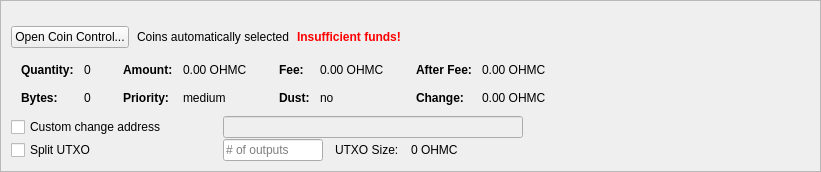
         <widget class="QFrame" name="frameCoinControl">
          <property name="sizePolicy">
           <sizepolicy hsizetype="Expanding" vsizetype="Expanding">
            <horstretch>0</horstretch>
            <verstretch>0</verstretch>
           </sizepolicy>
          </property>
          <property name="maximumSize">
           <size>
            <width>16777215</width>
            <height>16777215</height>
           </size>
          </property>
          <property name="frameShape">
           <enum>QFrame::StyledPanel</enum>
          </property>
          <property name="frameShadow">
           <enum>QFrame::Sunken</enum>
          </property>
          <layout class="QVBoxLayout" name="verticalLayoutCoinControl2">
           <property name="spacing">
            <number>0</number>
           </property>
           <property name="leftMargin">
            <number>0</number>
           </property>
           <property name="topMargin">
            <number>0</number>
           </property>
           <property name="rightMargin">
            <number>0</number>
           </property>
           <property name="bottomMargin">
            <number>0</number>
           </property>
           <item>
            <widget class="QFrame" name="frameCoinControl_BG">
             <layout class="QVBoxLayout" name="verticalLayoutCoinControl" stretch="0,0,0,0,0,0">
              <property name="spacing">
               <number>1</number>
              </property>
              <property name="leftMargin">
               <number>10</number>
              </property>
              <property name="topMargin">
               <number>10</number>
              </property>
              <item>
               <layout class="QHBoxLayout" name="horizontalLayoutCoinControl1">
                <property name="bottomMargin">
                 <number>15</number>
                </property>
                <item>
                 <layout class="QVBoxLayout" name="verticalLayout_3">
                  <property name="spacing">
                   <number>6</number>
                  </property>
                 </layout>
                </item>
               </layout>
              </item>
              <item>
               <layout class="QHBoxLayout" name="horizontalLayoutCoinControl2" stretch="0,0,0,0">
                <property name="spacing">
                 <number>8</number>
                </property>
                <property name="bottomMargin">
                 <number>10</number>
                </property>
                <item>
                 <widget class="QPushButton" name="pushButtonCoinControl">
                  <property name="sizePolicy">
                   <sizepolicy hsizetype="Minimum" vsizetype="Fixed">
                    <horstretch>0</horstretch>
                    <verstretch>0</verstretch>
                   </sizepolicy>
                  </property>
                  <property name="styleSheet">
                   <string notr="true"/>
                  </property>
                  <property name="text">
                   <string>Open Coin Control...</string>
                  </property>
                  <property name="autoDefault">
                   <bool>false</bool>
                  </property>
                 </widget>
                </item>
                <item>
                 <widget class="QLabel" name="labelCoinControlAutomaticallySelected">
                  <property name="text">
                   <string>Coins automatically selected</string>
                  </property>
                  <property name="margin">
                   <number>5</number>
                  </property>
                 </widget>
                </item>
                <item>
                 <widget class="QLabel" name="labelCoinControlInsuffFunds">
                  <property name="font">
                   <font>
                    <weight>75</weight>
                    <bold>true</bold>
                   </font>
                  </property>
                  <property name="styleSheet">
                   <string notr="true">color:red;font-weight:bold;</string>
                  </property>
                  <property name="text">
                   <string>Insufficient funds!</string>
                  </property>
                  <property name="margin">
                   <number>5</number>
                  </property>
                 </widget>
                </item>
                <item>
                 <spacer name="horizontalSpacerCoinControl">
                  <property name="orientation">
                   <enum>Qt::Horizontal</enum>
                  </property>
                  <property name="sizeHint" stdset="0">
                   <size>
                    <width>40</width>
                    <height>1</height>
                   </size>
                  </property>
                 </spacer>
                </item>
               </layout>
              </item>
              <item>
               <widget class="QWidget" name="widgetCoinControl" native="true">
                <property name="sizePolicy">
                 <sizepolicy hsizetype="Preferred" vsizetype="Preferred">
                  <horstretch>0</horstretch>
                  <verstretch>0</verstretch>
                 </sizepolicy>
                </property>
                <property name="minimumSize">
                 <size>
                  <width>0</width>
                  <height>0</height>
                 </size>
                </property>
                <property name="styleSheet">
                 <string notr="true"/>
                </property>
                <layout class="QHBoxLayout" name="horizontalLayoutCoinControl5">
                 <property name="leftMargin">
                  <number>0</number>
                 </property>
                 <property name="topMargin">
                  <number>0</number>
                 </property>
                 <property name="rightMargin">
                  <number>0</number>
                 </property>
                 <property name="bottomMargin">
                  <number>0</number>
                 </property>
                 <item>
                  <layout class="QHBoxLayout" name="horizontalLayoutCoinControl3" stretch="0,0,0,1">
                   <property name="spacing">
                    <number>20</number>
                   </property>
                   <property name="topMargin">
                    <number>0</number>
                   </property>
                   <property name="bottomMargin">
                    <number>10</number>
                   </property>
                   <item>
                    <layout class="QFormLayout" name="formLayoutCoinControl1">
                     <property name="horizontalSpacing">
                      <number>10</number>
                     </property>
                     <property name="verticalSpacing">
                      <number>14</number>
                     </property>
                     <property name="leftMargin">
                      <number>10</number>
                     </property>
                     <property name="topMargin">
                      <number>4</number>
                     </property>
                     <property name="rightMargin">
                      <number>6</number>
                     </property>
                     <item row="0" column="0">
                      <widget class="QLabel" name="labelCoinControlQuantityText">
                       <property name="font">
                        <font>
                         <weight>75</weight>
                         <bold>true</bold>
                        </font>
                       </property>
                       <property name="text">
                        <string>Quantity:</string>
                       </property>
                       <property name="margin">
                        <number>0</number>
                       </property>
                      </widget>
                     </item>
                     <item row="0" column="1">
                      <widget class="QLabel" name="labelCoinControlQuantity">
                       <property name="cursor">
                        <cursorShape>IBeamCursor</cursorShape>
                       </property>
                       <property name="contextMenuPolicy">
                        <enum>Qt::ActionsContextMenu</enum>
                       </property>
                       <property name="text">
                        <string notr="true">0</string>
                       </property>
                       <property name="margin">
                        <number>0</number>
                       </property>
                       <property name="textInteractionFlags">
                        <set>Qt::LinksAccessibleByMouse|Qt::TextSelectableByKeyboard|Qt::TextSelectableByMouse</set>
                       </property>
                      </widget>
                     </item>
                     <item row="1" column="0">
                      <widget class="QLabel" name="labelCoinControlBytesText">
                       <property name="font">
                        <font>
                         <weight>75</weight>
                         <bold>true</bold>
                        </font>
                       </property>
                       <property name="text">
                        <string>Bytes:</string>
                       </property>
                      </widget>
                     </item>
                     <item row="1" column="1">
                      <widget class="QLabel" name="labelCoinControlBytes">
                       <property name="cursor">
                        <cursorShape>IBeamCursor</cursorShape>
                       </property>
                       <property name="contextMenuPolicy">
                        <enum>Qt::ActionsContextMenu</enum>
                       </property>
                       <property name="text">
                        <string notr="true">0</string>
                       </property>
                       <property name="textInteractionFlags">
                        <set>Qt::LinksAccessibleByMouse|Qt::TextSelectableByKeyboard|Qt::TextSelectableByMouse</set>
                       </property>
                      </widget>
                     </item>
                    </layout>
                   </item>
                   <item>
                    <layout class="QFormLayout" name="formLayoutCoinControl2">
                     <property name="horizontalSpacing">
                      <number>10</number>
                     </property>
                     <property name="verticalSpacing">
                      <number>14</number>
                     </property>
                     <property name="leftMargin">
                      <number>6</number>
                     </property>
                     <property name="topMargin">
                      <number>4</number>
                     </property>
                     <property name="rightMargin">
                      <number>6</number>
                     </property>
                     <item row="0" column="0">
                      <widget class="QLabel" name="labelCoinControlAmountText">
                       <property name="font">
                        <font>
                         <weight>75</weight>
                         <bold>true</bold>
                        </font>
                       </property>
                       <property name="text">
                        <string>Amount:</string>
                       </property>
                       <property name="margin">
                        <number>0</number>
                       </property>
                      </widget>
                     </item>
                     <item row="0" column="1">
                      <widget class="QLabel" name="labelCoinControlAmount">
                       <property name="cursor">
                        <cursorShape>IBeamCursor</cursorShape>
                       </property>
                       <property name="contextMenuPolicy">
                        <enum>Qt::ActionsContextMenu</enum>
                       </property>
                       <property name="text">
                        <string notr="true">0.00 OHMC</string>
                       </property>
                       <property name="textInteractionFlags">
                        <set>Qt::LinksAccessibleByMouse|Qt::TextSelectableByKeyboard|Qt::TextSelectableByMouse</set>
                       </property>
                      </widget>
                     </item>
                     <item row="1" column="0">
                      <widget class="QLabel" name="labelCoinControlPriorityText">
                       <property name="font">
                        <font>
                         <weight>75</weight>
                         <bold>true</bold>
                        </font>
                       </property>
                       <property name="text">
                        <string>Priority:</string>
                       </property>
                      </widget>
                     </item>
                     <item row="1" column="1">
                      <widget class="QLabel" name="labelCoinControlPriority">
                       <property name="cursor">
                        <cursorShape>IBeamCursor</cursorShape>
                       </property>
                       <property name="contextMenuPolicy">
                        <enum>Qt::ActionsContextMenu</enum>
                       </property>
                       <property name="text">
                        <string>medium</string>
                       </property>
                       <property name="textInteractionFlags">
                        <set>Qt::LinksAccessibleByMouse|Qt::TextSelectableByKeyboard|Qt::TextSelectableByMouse</set>
                       </property>
                      </widget>
                     </item>
                    </layout>
                   </item>
                   <item>
                    <layout class="QFormLayout" name="formLayoutCoinControl3">
                     <property name="horizontalSpacing">
                      <number>10</number>
                     </property>
                     <property name="verticalSpacing">
                      <number>14</number>
                     </property>
                     <property name="leftMargin">
                      <number>6</number>
                     </property>
                     <property name="topMargin">
                      <number>4</number>
                     </property>
                     <property name="rightMargin">
                      <number>6</number>
                     </property>
                     <item row="0" column="0">
                      <widget class="QLabel" name="labelCoinControlFeeText">
                       <property name="font">
                        <font>
                         <weight>75</weight>
                         <bold>true</bold>
                        </font>
                       </property>
                       <property name="text">
                        <string>Fee:</string>
                       </property>
                       <property name="margin">
                        <number>0</number>
                       </property>
                      </widget>
                     </item>
                     <item row="0" column="1">
                      <widget class="QLabel" name="labelCoinControlFee">
                       <property name="cursor">
                        <cursorShape>IBeamCursor</cursorShape>
                       </property>
                       <property name="contextMenuPolicy">
                        <enum>Qt::ActionsContextMenu</enum>
                       </property>
                       <property name="text">
                        <string notr="true">0.00 OHMC</string>
                       </property>
                       <property name="textInteractionFlags">
                        <set>Qt::LinksAccessibleByMouse|Qt::TextSelectableByKeyboard|Qt::TextSelectableByMouse</set>
                       </property>
                      </widget>
                     </item>
                     <item row="1" column="0">
                      <widget class="QLabel" name="labelCoinControlLowOutputText">
                       <property name="font">
                        <font>
                         <weight>75</weight>
                         <bold>true</bold>
                        </font>
                       </property>
                       <property name="text">
                        <string>Dust:</string>
                       </property>
                      </widget>
                     </item>
                     <item row="1" column="1">
                      <widget class="QLabel" name="labelCoinControlLowOutput">
                       <property name="cursor">
                        <cursorShape>IBeamCursor</cursorShape>
                       </property>
                       <property name="contextMenuPolicy">
                        <enum>Qt::ActionsContextMenu</enum>
                       </property>
                       <property name="text">
                        <string>no</string>
                       </property>
                       <property name="textInteractionFlags">
                        <set>Qt::LinksAccessibleByMouse|Qt::TextSelectableByKeyboard|Qt::TextSelectableByMouse</set>
                       </property>
                      </widget>
                     </item>
                    </layout>
                   </item>
                   <item>
                    <layout class="QFormLayout" name="formLayoutCoinControl4">
                     <property name="horizontalSpacing">
                      <number>10</number>
                     </property>
                     <property name="verticalSpacing">
                      <number>14</number>
                     </property>
                     <property name="leftMargin">
                      <number>6</number>
                     </property>
                     <property name="topMargin">
                      <number>4</number>
                     </property>
                     <property name="rightMargin">
                      <number>6</number>
                     </property>
                     <item row="0" column="0">
                      <widget class="QLabel" name="labelCoinControlAfterFeeText">
                       <property name="font">
                        <font>
                         <weight>75</weight>
                         <bold>true</bold>
                        </font>
                       </property>
                       <property name="text">
                        <string>After Fee:</string>
                       </property>
                       <property name="margin">
                        <number>0</number>
                       </property>
                      </widget>
                     </item>
                     <item row="0" column="1">
                      <widget class="QLabel" name="labelCoinControlAfterFee">
                       <property name="cursor">
                        <cursorShape>IBeamCursor</cursorShape>
                       </property>
                       <property name="contextMenuPolicy">
                        <enum>Qt::ActionsContextMenu</enum>
                       </property>
                       <property name="text">
                        <string notr="true">0.00 OHMC</string>
                       </property>
                       <property name="textInteractionFlags">
                        <set>Qt::LinksAccessibleByMouse|Qt::TextSelectableByKeyboard|Qt::TextSelectableByMouse</set>
                       </property>
                      </widget>
                     </item>
                     <item row="1" column="0">
                      <widget class="QLabel" name="labelCoinControlChangeText">
                       <property name="font">
                        <font>
                         <weight>75</weight>
                         <bold>true</bold>
                        </font>
                       </property>
                       <property name="text">
                        <string>Change:</string>
                       </property>
                      </widget>
                     </item>
                     <item row="1" column="1">
                      <widget class="QLabel" name="labelCoinControlChange">
                       <property name="cursor">
                        <cursorShape>IBeamCursor</cursorShape>
                       </property>
                       <property name="contextMenuPolicy">
                        <enum>Qt::ActionsContextMenu</enum>
                       </property>
                       <property name="text">
                        <string notr="true">0.00 OHMC</string>
                       </property>
                       <property name="textInteractionFlags">
                        <set>Qt::LinksAccessibleByMouse|Qt::TextSelectableByKeyboard|Qt::TextSelectableByMouse</set>
                       </property>
                      </widget>
                     </item>
                    </layout>
                   </item>
                  </layout>
                 </item>
                </layout>
               </widget>
              </item>
              <item>
               <layout class="QHBoxLayout" name="horizontalLayoutCoinControl4">
                <property name="spacing">
                 <number>12</number>
                </property>
                <property name="sizeConstraint">
                 <enum>QLayout::SetDefaultConstraint</enum>
                </property>
                <property name="topMargin">
                 <number>0</number>
                </property>
                <property name="rightMargin">
                 <number>0</number>
                </property>
                <item>
                 <widget class="QCheckBox" name="checkBoxCoinControlChange">
                  <property name="sizePolicy">
                   <sizepolicy hsizetype="Preferred" vsizetype="Preferred">
                    <horstretch>0</horstretch>
                    <verstretch>0</verstretch>
                   </sizepolicy>
                  </property>
                  <property name="minimumSize">
                   <size>
                    <width>200</width>
                    <height>0</height>
                   </size>
                  </property>
                  <property name="maximumSize">
                   <size>
                    <width>200</width>
                    <height>16777215</height>
                   </size>
                  </property>
                  <property name="toolTip">
                   <string>If this is activated, but the change address is empty or invalid, change will be sent to a newly generated address.</string>
                  </property>
                  <property name="text">
                   <string>Custom change address</string>
                  </property>
                 </widget>
                </item>
                <item>
                 <widget class="QValidatedLineEdit" name="lineEditCoinControlChange">
                  <property name="enabled">
                   <bool>false</bool>
                  </property>
                  <property name="sizePolicy">
                   <sizepolicy hsizetype="Preferred" vsizetype="Preferred">
                    <horstretch>0</horstretch>
                    <verstretch>0</verstretch>
                   </sizepolicy>
                  </property>
                  <property name="minimumSize">
                   <size>
                    <width>300</width>
                    <height>0</height>
                   </size>
                  </property>
                 </widget>
                </item>
                <item>
                 <widget class="QLabel" name="labelCoinControlChangeLabel">
                  <property name="sizePolicy">
                   <sizepolicy hsizetype="Preferred" vsizetype="Preferred">
                    <horstretch>0</horstretch>
                    <verstretch>0</verstretch>
                   </sizepolicy>
                  </property>
                  <property name="minimumSize">
                   <size>
                    <width>100</width>
                    <height>0</height>
                   </size>
                  </property>
                  <property name="text">
                   <string/>
                  </property>
                  <property name="margin">
                   <number>3</number>
                  </property>
                 </widget>
                </item>
               </layout>
              </item>
              <item>
               <layout class="QHBoxLayout" name="horizontalLayoutCoinControl6">
                <property name="spacing">
                 <number>12</number>
                </property>
                <property name="rightMargin">
                 <number>0</number>
                </property>
                <item>
                 <widget class="QCheckBox" name="splitBlockCheckBox">
                  <property name="sizePolicy">
                   <sizepolicy hsizetype="Preferred" vsizetype="Preferred">
                    <horstretch>0</horstretch>
                    <verstretch>0</verstretch>
                   </sizepolicy>
                  </property>
                  <property name="minimumSize">
                   <size>
                    <width>200</width>
                    <height>0</height>
                   </size>
                  </property>
                  <property name="maximumSize">
                   <size>
                    <width>200</width>
                    <height>16777215</height>
                   </size>
                  </property>
                  <property name="text">
                   <string>Split UTXO</string>
                  </property>
                 </widget>
                </item>
                <item>
                 <widget class="QLineEdit" name="splitBlockLineEdit">
                  <property name="sizePolicy">
                   <sizepolicy hsizetype="Preferred" vsizetype="Preferred">
                    <horstretch>50</horstretch>
                    <verstretch>0</verstretch>
                   </sizepolicy>
                  </property>
                  <property name="minimumSize">
                   <size>
                    <width>100</width>
                    <height>0</height>
                   </size>
                  </property>
                  <property name="maximumSize">
                   <size>
                    <width>100</width>
                    <height>16777215</height>
                   </size>
                  </property>
                  <property name="placeholderText">
                   <string># of outputs</string>
                  </property>
                 </widget>
                </item>
                <item>
                 <widget class="QLabel" name="labelBlockSizeText">
                  <property name="text">
                   <string>UTXO Size:</string>
                  </property>
                 </widget>
                </item>
                <item>
                 <widget class="QLabel" name="labelBlockSize">
                  <property name="text">
                   <string>0 OHMC</string>
                  </property>
                 </widget>
                </item>
                <item>
                 <spacer name="horizontalSpacer_7">
                  <property name="orientation">
                   <enum>Qt::Horizontal</enum>
                  </property>
                  <property name="sizeHint" stdset="0">
                   <size>
                    <width>40</width>
                    <height>20</height>
                   </size>
                  </property>
                 </spacer>
                </item>
               </layout>
              </item>
              <item>
               <spacer name="verticalSpacerCoinControl">
                <property name="orientation">
                 <enum>Qt::Vertical</enum>
                </property>
                <property name="sizeHint" stdset="0">
                 <size>
                  <width>800</width>
                  <height>1</height>
                 </size>
                </property>
               </spacer>
              </item>
             </layout>
            </widget>
           </item>
          </layout>
         </widget>
